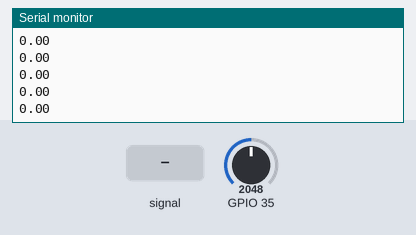
Recording of a sketch running on a simulated ESP32. Parts: the last lines printed to the serial monitor. Inputs (shaded band) come from the test bench; at power-on: GPIO 35 = 2048. WiFi joins after 1.5 s; servers stay silent unless stated.

Above: at 3.3 s.
3.4 s: GPIO 35 fed a 200 Hz sine of ±327 counts around its level
At 3.42 s:
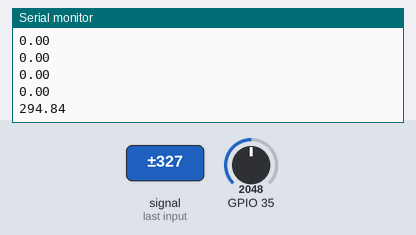
4.9 s: GPIO 35 set to 2866
At 4.92 s:
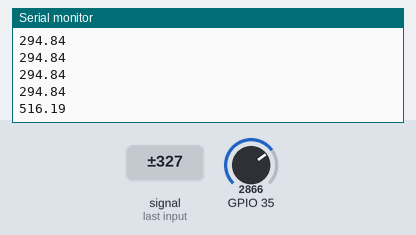
6.4 s: GPIO 35 fed a 1000 Hz sine of ±1023 counts around its level
At 6.42 s:
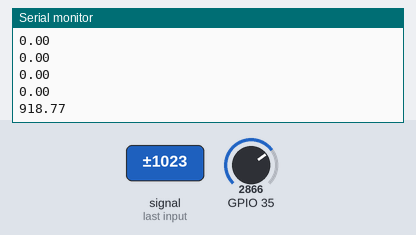
7.9 s: GPIO 35 set to 4095
At 7.92 s:
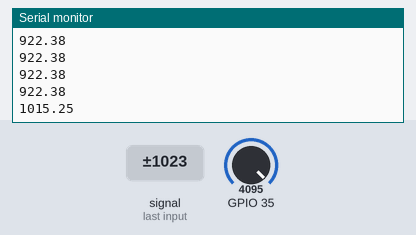
Timing chart, 0 to 10.4 s (numbered marks = the images above; inputs shaded):
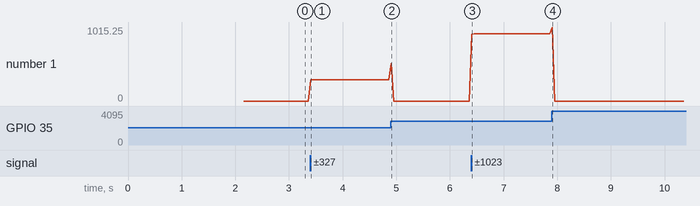

The sketch:

esp32_SoundCollector_wifi.ino
```cpp
#include <WiFi.h>
#include "ESPAsyncWebServer.h"
AsyncWebServer server(80);
float db=0.0;
const int sampleWindow = 50; // Sample window width in mS (50 mS = 20Hz)
unsigned int sample;

void SmartConfig()
{    WiFi.mode(WIFI_STA);
    Serial.println("\r\n wait for smartconfig....");
    WiFi.beginSmartConfig();
    while (1)
    {
        Serial.print(".");
        delay(500);
        if (WiFi.smartConfigDone())
        {
            Serial.println("SmartConfig Success");
            Serial.printf("SSID:%s\r\n", WiFi.SSID().c_str());
            Serial.printf("PSW:%s\r\n", WiFi.psk().c_str());
            break;          }     }  }

bool AutoConfig()
{    WiFi.begin();
    for (int i = 0; i < 20; i++)
    {
        int wstatus = WiFi.status();
        if (wstatus == WL_CONNECTED)
        {
            Serial.println("wifi smartConfig success");
            Serial.printf("SSID:%s", WiFi.SSID().c_str());
            Serial.printf(",PWS:%s\r\n", WiFi.psk().c_str());
            Serial.print("localIP:");
            Serial.println(WiFi.localIP());
            Serial.print(",GateIP:");
            Serial.println(WiFi.gatewayIP());
            return true;
        }
        else
        {
            Serial.print("WIFI AutoConfig Waiting ....");
            Serial.println(wstatus);
            delay(1000);
        }
    }
    Serial.println("Wifi autoconfig failed!");
    return false;
}


void setup()
{
Serial.begin(115200);
    delay(100);
    if (!AutoConfig())
    {        SmartConfig();    }
    Serial.print("http://");
    Serial.println(WiFi.localIP());
    server.on("/text", HTTP_GET, [](AsyncWebServerRequest *request){
    request->send_P(200, "text/plain", String(db).c_str());
  });
    server.begin();}

void loop()
{
   unsigned long startMillis= millis();  // Start of sample window
   unsigned int peakToPeak = 0;   // peak-to-peak level
   unsigned int signalMax = 0;
   unsigned int signalMin = 4096;

   // collect data for 50 mS
   while (millis() - startMillis < sampleWindow)
   {
      sample = analogRead(35);
      if (sample < 4096)  // toss out spurious readings
      {
         if (sample > signalMax)
         {
            signalMax = sample;  // save just the max levels
         }
         else if (sample < signalMin)
         {
            signalMin = sample;  // save just the min levels
         }
      }
   }
   peakToPeak = signalMax - signalMin;  // max - min = peak-peak amplitude
   db = (peakToPeak * 3.3) / 1.83/4;  // convert to volts
   Serial.println(db);
}
```

Measured:
- after the input at 3.4 s, the serial monitor: prints a new line at once (image 1)
- after the input at 4.9 s, the serial monitor: prints a new line at once (image 2)
- after the input at 6.4 s, the serial monitor: prints a new line at once (image 3)
- after the input at 7.9 s, the serial monitor: prints a new line at once (image 4)
- plotted number 1: 0 → 294.84 after the input at 3.4 s, 0 → 922.38 after the input at 6.4 s
